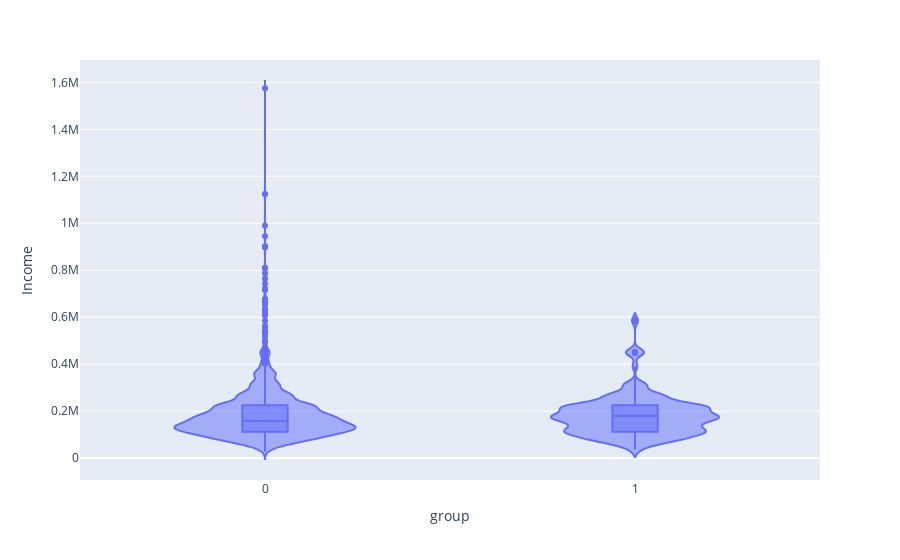
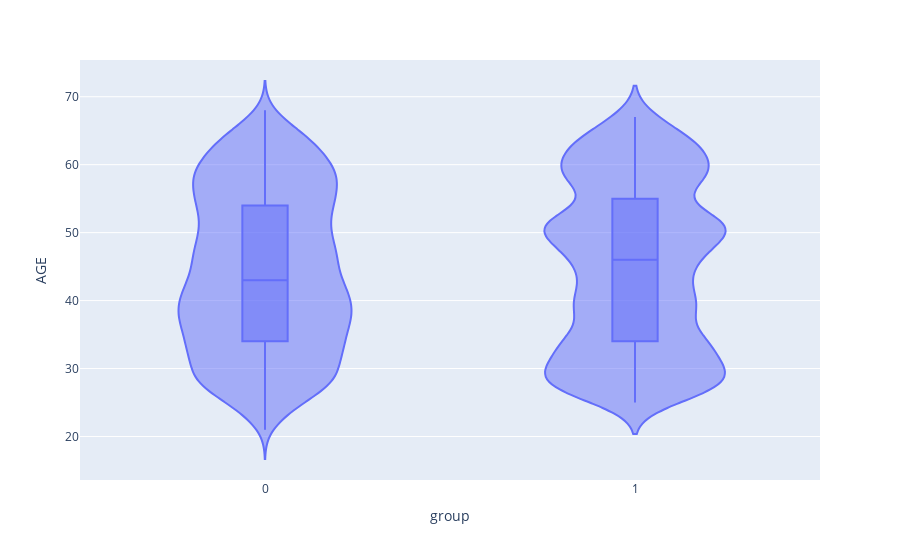
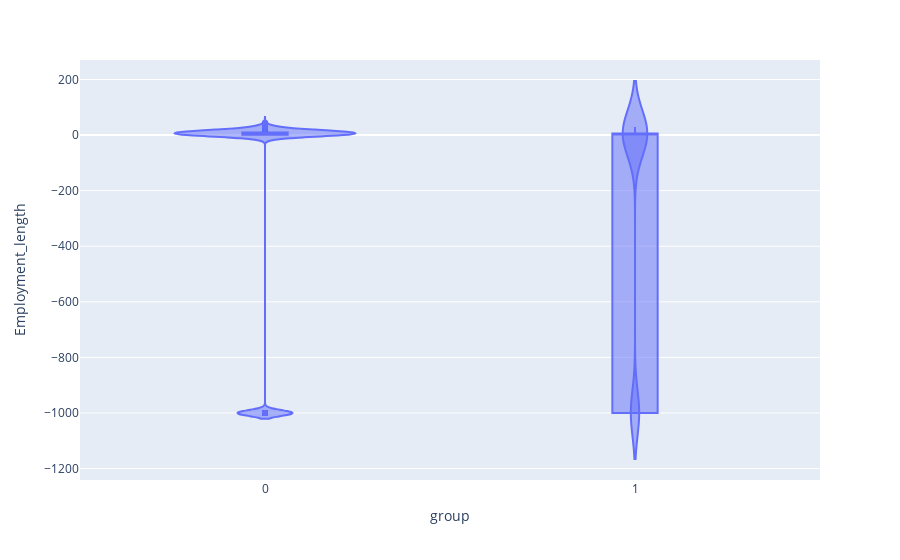
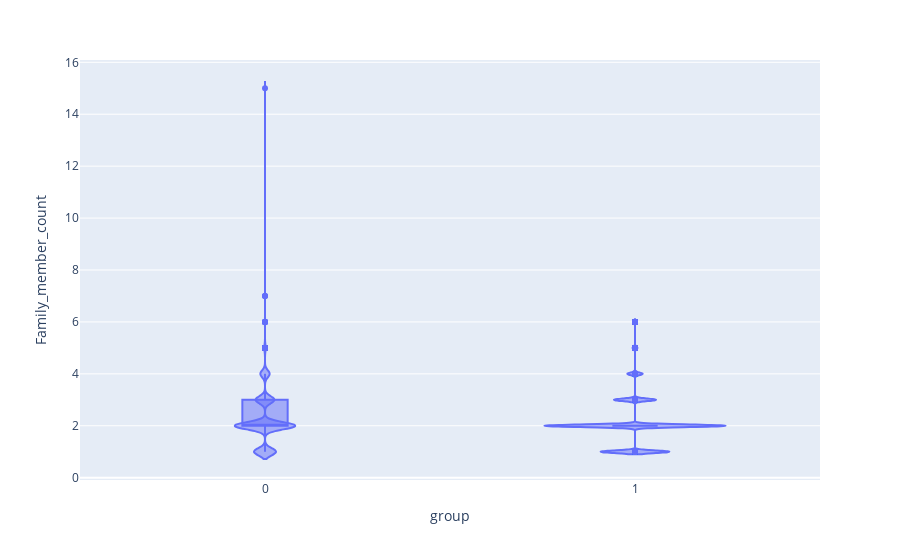

The notebook cell these images were saved under, in order:
### Code cell
#violin plots for numerical variables
import plotly.express as px
numerical_cols = ['Income','AGE','Employment_length','Family_member_count']

for col_count in numerical_cols:
    fig = px.violin(CC_upsampled, x='group', y=col_count,box=True)
    fig.show()

### Figure 1 — Plotly figure (JSON) as saved in the notebook; plotly's stock layout.template omitted (floating-point values rounded to 4 significant figures; data arrays with more than 128 entries replaced by an {"elided": "..."} marker saying what was removed)
{"data": [{"alignmentgroup": "True", "box": {"visible": true}, "hovertemplate": "group=%{x}<br>Income=%{y}<extra></extra>", "legendgroup": "", "marker": {"color": "#636efa"}, "name": "", "offsetgroup": "", "orientation": "v", "scalegroup": "True", "showlegend": false, "type": "violin", "x": {"elided": "11723 int values"}, "x0": " ", "xaxis": "x", "y": {"elided": "11723 float values"}, "y0": " ", "yaxis": "y"}], "layout": {"legend": {"tracegroupgap": 0}, "margin": {"t": 60}, "violinmode": "group", "xaxis": {"anchor": "y", "domain": [0, 1], "title": {"text": "group"}}, "yaxis": {"anchor": "x", "domain": [0, 1], "title": {"text": "Income"}}}}

### Figure 2 — Plotly figure (JSON) as saved in the notebook; plotly's stock layout.template omitted (floating-point values rounded to 4 significant figures; data arrays with more than 128 entries replaced by an {"elided": "..."} marker saying what was removed)
{"data": [{"alignmentgroup": "True", "box": {"visible": true}, "hovertemplate": "group=%{x}<br>AGE=%{y}<extra></extra>", "legendgroup": "", "marker": {"color": "#636efa"}, "name": "", "offsetgroup": "", "orientation": "v", "scalegroup": "True", "showlegend": false, "type": "violin", "x": {"elided": "11723 int values"}, "x0": " ", "xaxis": "x", "y": {"elided": "11723 int values"}, "y0": " ", "yaxis": "y"}], "layout": {"legend": {"tracegroupgap": 0}, "margin": {"t": 60}, "violinmode": "group", "xaxis": {"anchor": "y", "domain": [0, 1], "title": {"text": "group"}}, "yaxis": {"anchor": "x", "domain": [0, 1], "title": {"text": "AGE"}}}}

### Figure 3 — Plotly figure (JSON) as saved in the notebook; plotly's stock layout.template omitted (floating-point values rounded to 4 significant figures; data arrays with more than 128 entries replaced by an {"elided": "..."} marker saying what was removed)
{"data": [{"alignmentgroup": "True", "box": {"visible": true}, "hovertemplate": "group=%{x}<br>Employment_length=%{y}<extra></extra>", "legendgroup": "", "marker": {"color": "#636efa"}, "name": "", "offsetgroup": "", "orientation": "v", "scalegroup": "True", "showlegend": false, "type": "violin", "x": {"elided": "11723 int values"}, "x0": " ", "xaxis": "x", "y": {"elided": "11723 int values"}, "y0": " ", "yaxis": "y"}], "layout": {"legend": {"tracegroupgap": 0}, "margin": {"t": 60}, "violinmode": "group", "xaxis": {"anchor": "y", "domain": [0, 1], "title": {"text": "group"}}, "yaxis": {"anchor": "x", "domain": [0, 1], "title": {"text": "Employment_length"}}}}

### Figure 4 — Plotly figure (JSON) as saved in the notebook; plotly's stock layout.template omitted (floating-point values rounded to 4 significant figures; data arrays with more than 128 entries replaced by an {"elided": "..."} marker saying what was removed)
{"data": [{"alignmentgroup": "True", "box": {"visible": true}, "hovertemplate": "group=%{x}<br>Family_member_count=%{y}<extra></extra>", "legendgroup": "", "marker": {"color": "#636efa"}, "name": "", "offsetgroup": "", "orientation": "v", "scalegroup": "True", "showlegend": false, "type": "violin", "x": {"elided": "11723 int values"}, "x0": " ", "xaxis": "x", "y": {"elided": "11723 int values"}, "y0": " ", "yaxis": "y"}], "layout": {"legend": {"tracegroupgap": 0}, "margin": {"t": 60}, "violinmode": "group", "xaxis": {"anchor": "y", "domain": [0, 1], "title": {"text": "group"}}, "yaxis": {"anchor": "x", "domain": [0, 1], "title": {"text": "Family_member_count"}}}}
